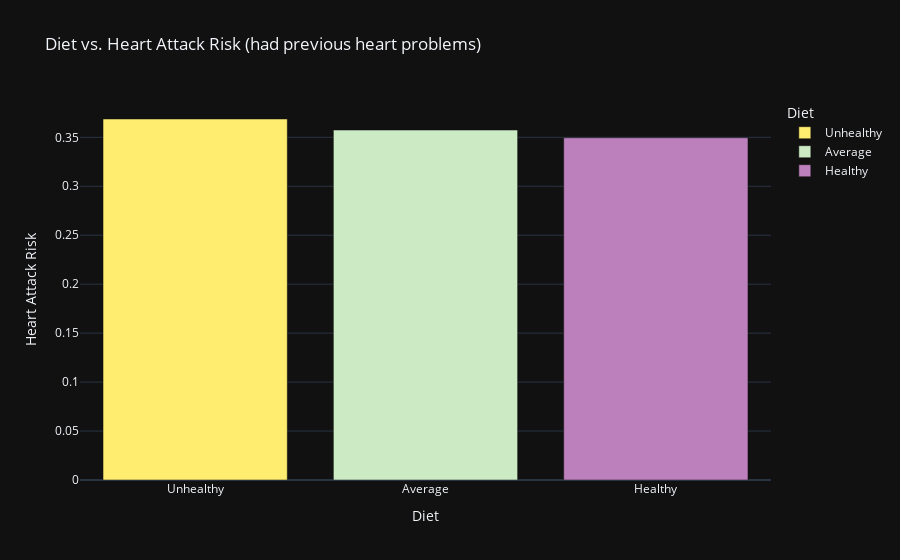

Write notebook code for a chart like this one.
### Code cell
px.bar(Dieto,x='Diet',y='Heart Attack Risk',color='Diet',title='Diet vs. Heart Attack Risk (had previous heart problems)',color_discrete_sequence=px.colors.qualitative.Set3_r,template='plotly_dark')

### Figure 1 — Plotly figure (JSON) as saved in the notebook; plotly's stock layout.template omitted (floating-point values rounded to 4 significant figures)
{"data": [{"alignmentgroup": "True", "hovertemplate": "Diet=%{x}<br>Heart Attack Risk=%{y}<extra></extra>", "legendgroup": "Unhealthy", "marker": {"color": "rgb(255,237,111)", "pattern": {"shape": ""}}, "name": "Unhealthy", "offsetgroup": "Unhealthy", "orientation": "v", "showlegend": true, "textposition": "auto", "type": "bar", "x": ["Unhealthy"], "xaxis": "x", "y": [0.3687], "yaxis": "y"}, {"alignmentgroup": "True", "hovertemplate": "Diet=%{x}<br>Heart Attack Risk=%{y}<extra></extra>", "legendgroup": "Average", "marker": {"color": "rgb(204,235,197)", "pattern": {"shape": ""}}, "name": "Average", "offsetgroup": "Average", "orientation": "v", "showlegend": true, "textposition": "auto", "type": "bar", "x": ["Average"], "xaxis": "x", "y": [0.3574], "yaxis": "y"}, {"alignmentgroup": "True", "hovertemplate": "Diet=%{x}<br>Heart Attack Risk=%{y}<extra></extra>", "legendgroup": "Healthy", "marker": {"color": "rgb(188,128,189)", "pattern": {"shape": ""}}, "name": "Healthy", "offsetgroup": "Healthy", "orientation": "v", "showlegend": true, "textposition": "auto", "type": "bar", "x": ["Healthy"], "xaxis": "x", "y": [0.3496], "yaxis": "y"}], "layout": {"barmode": "relative", "legend": {"title": {"text": "Diet"}, "tracegroupgap": 0}, "title": {"text": "Diet vs. Heart Attack Risk (had previous heart problems)"}, "xaxis": {"anchor": "y", "categoryarray": ["Unhealthy", "Average", "Healthy"], "categoryorder": "array", "domain": [0, 1], "title": {"text": "Diet"}}, "yaxis": {"anchor": "x", "domain": [0, 1], "title": {"text": "Heart Attack Risk"}}}}
